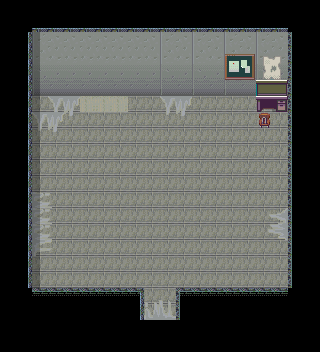

The image is a tile-based game level rendered from a .tmx file. Its description and source (layers, tilesets, objects; grid data summarised) follow:
An orthogonal 20x22 tile map with 16x16 px tiles, 6 tile layers (Base, Base2, MonoShita, MonoShita2, ...), 3 tilesets and 11 objects.

<map version="1.0" orientation="orthogonal" renderorder="right-down" width="20" height="22" tilewidth="16" tileheight="16" backgroundcolor="#000000" nextobjectid="14">
 <tileset firstgid="1" name="ST-Sewer-01" tilewidth="16" tileheight="16" tilecount="1504" columns="16">
  <image source="ST-Sewer-01.png" trans="aa55ff" width="256" height="1504" />
 </tileset>
 <tileset firstgid="1505" name="school1_2" tilewidth="16" tileheight="16" tilecount="480" columns="30">
  <image source="school1_2.png" trans="aa55ff" width="480" height="256" />
 </tileset>
 <tileset firstgid="1985" name="lower" tilewidth="16" tileheight="16" tilecount="480" columns="30">
  <image source="lower.png" trans="aa55ff" width="480" height="256" />
 </tileset>
 <layer name="Base" width="20" height="22">
  <properties>
   <property name="z" value="-11" />
  </properties>
  <data>[440 cells, 260 non-empty, 12 distinct tile ids]</data>
 </layer>
 <layer name="Base2" width="20" height="22">
  <properties>
   <property name="z" value="-11" />
  </properties>
  <data>[440 cells, 65 non-empty, 7 distinct tile ids]</data>
 </layer>
 <layer name="MonoShita" width="20" height="22">
  <properties>
   <property name="z" value="-11" />
  </properties>
  <data>[440 cells, 4 non-empty, 4 distinct tile ids]</data>
 </layer>
 <layer name="MonoShita2" width="20" height="22">
  <properties>
   <property name="z" value="-11" />
  </properties>
  <data>[440 cells, 27 non-empty, 16 distinct tile ids]</data>
 </layer>
 <layer name="MonoUe" width="20" height="22">
  <properties>
   <property name="z" value="-11" />
  </properties>
  <data>[440 cells, 9 non-empty, 9 distinct tile ids]</data>
 </layer>
 <objectgroup name="collision">
  <object id="1" x="288" y="16" width="32" height="304" />
  <object id="2" x="176" y="288" width="112" height="64" />
  <object id="3" x="0" y="288" width="144" height="64" />
  <object id="5" x="0" y="16" width="32" height="272" />
  <object id="6" x="32" y="16" width="256" height="80" />
  <object id="7" x="256" y="96" width="32" height="16" />
  <object id="8" x="32" y="96" width="96" height="16" />
 </objectgroup>
 <objectgroup name="event">
  <object id="9" x="288" y="16" width="32" height="32">
   <properties>
    <property name="EventID" value="1" />
    <property name="trigger" value="0" />
   </properties>
  </object>
  <object id="10" x="144" y="320" width="32" height="32">
   <properties>
    <property name="EventID" value="2" />
    <property name="trigger" value="1" />
   </properties>
  </object>
  <object id="13" x="256" y="80" width="32" height="32">
   <properties>
    <property name="EventID" value="4" />
    <property name="trigger" value="2" />
   </properties>
  </object>
 </objectgroup>
 <layer name="shadow" width="20" height="22">
  <data>[440 cells, 16 non-empty, 1 distinct tile ids]</data>
 </layer>
 <objectgroup name="item">
  <object id="12" x="224" y="64" width="32" height="32">
   <properties>
    <property name="EventID" value="3" />
    <property name="objID" value="159" />
    <property name="trigger" value="2" />
   </properties>
  </object>
 </objectgroup>
</map>
